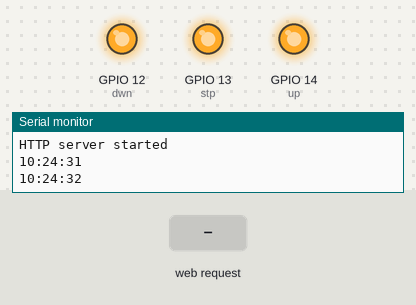
Bench run of a sketch on a simulated ESP8266 (NodeMCU). Parts: output pins drawn as LEDs (lit = HIGH), the last lines printed to the serial monitor. Inputs (shaded band) come from the test bench. WiFi joins after 1.5 s; servers stay silent unless stated; network time is answered at once with the bench clock; the local clock reads 2024-03-15 10:24:30 at power-on unless the sketch sets it.

Above: at 2.7 s.
2.8 s: HTTP request GET /down received
At 5.1 s:
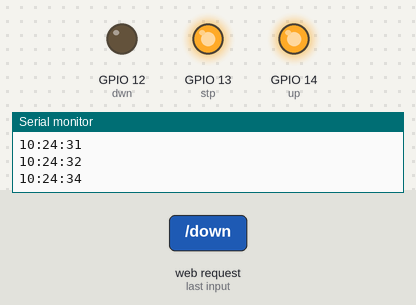
5.8 s: HTTP request GET /stop received
At 8.6 s:
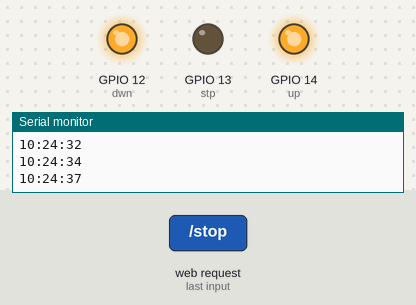
8.8 s: HTTP request GET /up received
At 12.1 s:
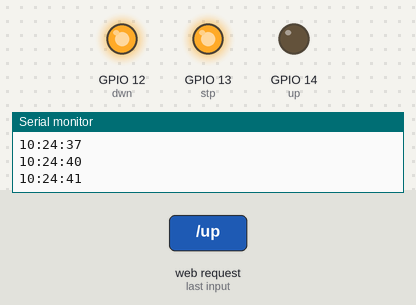
Timing chart, 0 to 13.6 s (numbered marks = the images above; inputs shaded):
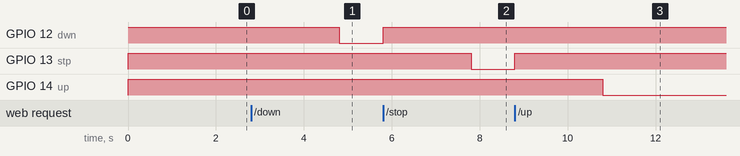

The sketch:

RollerShutterFirmware.ino
```cpp
// (licence header left out)
#include <ESP8266WebServer.h>
#include <ESP8266WiFi.h>
#include <NTPClient.h>
#include <WiFiUdp.h>


const char* ssid = "ZYXEL-058";
const char* password = "Tor-in-eine-freie-Welt-3";

ESP8266WebServer server(80);

// Define NTP Client to get time
WiFiUDP ntpUDP;
NTPClient timeClient(ntpUDP);

const char* vers = "1.2.0";
const int dwn = 12;
const int stp = 13;
const int up = 14;

String formattedTime;
String dayStamp;
String timeStamp;
long timer = 0;
long timeout = 1000;

void handleRoot() {
  server.send(200, "text/plain; charset=utf-8", "Roller shutter webserver");
}

void handleNotFound(){
  String message = "File Not Found\n\n";
  message += "URI: ";
  message += server.uri();
  message += "\nMethod: ";
  message += (server.method() == HTTP_GET)?"GET":"POST";
  message += "\nArguments: ";
  message += server.args();
  message += "\n";
  for (uint8_t i=0; i<server.args(); i++){
    message += " " + server.argName(i) + ": " + server.arg(i) + "\n";
  }
  server.send(404, "text/plain", message);
}

void setup(void){
  pinMode(dwn, OUTPUT);
  pinMode(stp, OUTPUT);
  pinMode(up, OUTPUT);

  digitalWrite(dwn, HIGH);
  digitalWrite(stp, HIGH);
  digitalWrite(up, HIGH);

  Serial.begin(115200);
  WiFi.mode(WIFI_STA);
  WiFi.begin(ssid, password);
  Serial.println("");

  // Wait for connection
  while (WiFi.status() != WL_CONNECTED) {
    delay(500);
    Serial.print(".");
  }
  Serial.println("");
  Serial.print("Connected to ");
  Serial.println(ssid);
  Serial.print("IP address: ");
  Serial.println(WiFi.localIP());

  server.on("/", handleRoot);

  server.on("/down", [](){
    resetCmd();
    digitalWrite(dwn, LOW);
    server.send(200, "text/plain", "down");
  });

  server.on("/stop", [](){
    resetCmd();
    digitalWrite(stp, LOW);
    server.send(200, "text/plain", "stop");
  });

  server.on("/up", [](){
    resetCmd();
    digitalWrite(up, LOW);
    server.send(200, "text/plain", "up");
  });

  server.on("/version", [](){
    server.send(200, "text/plain", vers);
  });

  server.onNotFound(handleNotFound);

  server.begin();
  Serial.println("HTTP server started");

  timeClient.begin();

  // GMT +1 = 3600
  // GMT +8 = 28800
  // GMT -1 = -3600
  // GMT 0 = 0
  timeClient.setTimeOffset(7200);
}

void resetCmd() {
  digitalWrite(dwn, HIGH);
  digitalWrite(stp, HIGH);
  digitalWrite(up, HIGH);
  delay(2000);
}

void loop(void){
  server.handleClient();
  if (millis() > timeout + timer) {
    timer = millis();

    while(!timeClient.update()) {
      timeClient.forceUpdate();
    }

    formattedTime = timeClient.getFormattedTime();
    Serial.println(formattedTime);

    if (formattedTime == "11:30:00") {
      resetCmd();
      digitalWrite(dwn, LOW);
    }
  }
}
```

Measured:
- after the input at 2.8 s, GPIO 12 (dwn): HIGH → LOW after 2.0 s
- after the input at 5.8 s, GPIO 12 (dwn): LOW → HIGH at once; GPIO 13 (stp): HIGH → LOW after 2.0 s
- after the input at 8.8 s, GPIO 13 (stp): LOW → HIGH at once; GPIO 14 (up): HIGH → LOW after 2.0 s
